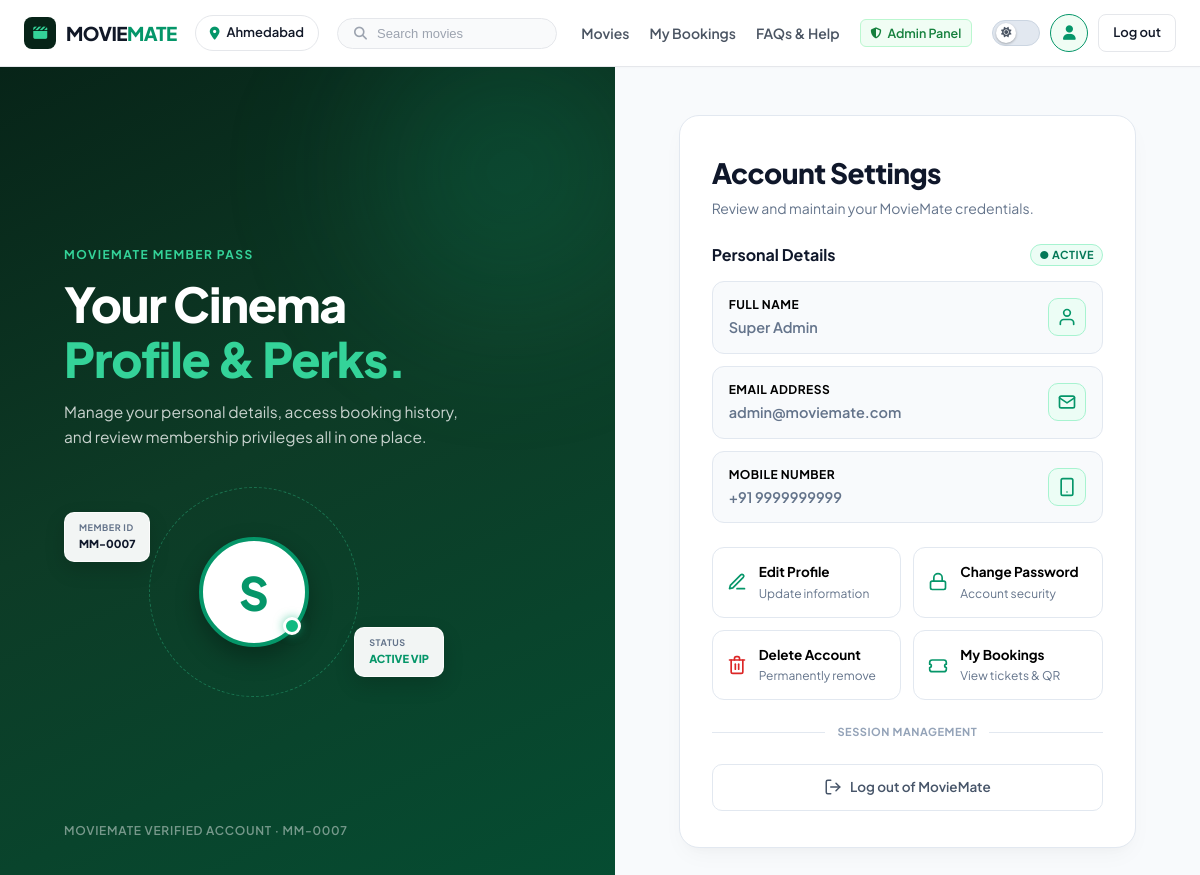
Page /profile/ (signed in) on the committed database.
### accounts/models.py (models this page shows, shortened)
class Customer(models.Model):
    ROLE_CHOICES = (
        ('client', 'Client'),
        ('admin', 'Admin'),
    )
    full_name = models.CharField(max_length=100)
    email = models.EmailField(unique=True)
    mobile = models.CharField(max_length=15)
    password = models.CharField(max_length=255)
    role = models.CharField(max_length=10, choices=ROLE_CHOICES, default='client')

### accounts/views.py (the view)
# urls.py: path("profile/", views.profile_view, name="profile"),
def profile_view(request):
    customer_id = request.session.get("customer_id")
    if not customer_id:
        return redirect("login")
    customer = Customer.objects.filter(id=customer_id).first()
    if not customer:
        request.session.flush()
        return redirect("login")
    user_bookings = Booking.objects.filter(customer=customer).select_related('showtime__movie', 'showtime__cinema').order_by('-created_at')[:6]
    return render(request, "profile.html", {
        "customer": customer,
        "user_bookings": user_bookings
    })

### accounts/templates/profile.html (shortened to what this page needs)
{% extends 'base.html' %}
{% load static %}
{% block nav_profile_active %}active{% endblock %}
{% block extra_head %}
<link rel="stylesheet" href="{% static 'accounts/css/profile.css' %}" />
{% endblock %}
{% block content %}
<main>
  <div class="profile-shell">
    <section class="profile-visual">
      <div class="profile-visual-content">
        <div class="profile-eyebrow">MOVIEMATE MEMBER PASS</div>
        <div class="profile-display">
          Your Cinema<br />
          <span>Profile &amp; Perks.</span>
        </div>
        <p class="profile-description">
          Manage your personal details, access booking history, and review membership privileges all in one place.
        </p>
        <div class="profile-stage">
          <div class="profile-floating-info info-one">
            <small>MEMBER ID</small>
            <b>MM-{{ customer.id|stringformat:"04d" }}</b>
          </div>
          <div class="profile-floating-info info-two">
            <small>STATUS</small>
            <b>ACTIVE VIP</b>
          </div>
          <div class="profile-avatar-stage">
            <div class="profile-avatar-letter">
              {{ customer.full_name|first|upper }}
            </div>
            <div class="profile-online" title="Account Active"></div>
          </div>
        </div>
      </div>
      <div class="profile-visual-bottom">
        MOVIEMATE VERIFIED ACCOUNT · MM-{{ customer.id|stringformat:"04d" }}
      </div>
    </section>
    <section class="profile-form-wrap">
      <div class="profile-form">
        <div class="profile-heading">
          <h1>Account Settings</h1>
          <p>Review and maintain your MovieMate credentials.</p>
        </div>
        <div class="account-section-title">
          <h2>Personal Details</h2>
          <span>● ACTIVE</span>
        </div>
        <div class="account-info">
          <div class="account-field">
            <div class="account-field-left">
              <label>Full Name</label>
              <div class="account-field-value">{{ customer.full_name }}</div>
            </div>
            <div class="account-field-icon">
              <svg width="20" height="20" viewBox="0 0 24 24" fill="none" stroke="currentColor" stroke-width="2" stroke-linecap="round" stroke-linejoin="round">
                <path d="M20 21v-2a4 4 0 0 0-4-4H8a4 4 0 0 0-4 4v2"></path>
                <circle cx="12" cy="7" r="4"></circle>
              </svg>
            </div>
          </div>
          <div class="account-field">
            <div class="account-field-left">
              <label>Email Address</label>
              <div class="account-field-value">{{ customer.email }}</div>
            </div>
            <div class="account-field-icon">
              <svg width="20" height="20" viewBox="0 0 24 24" fill="none" stroke="currentColor" stroke-width="2" stroke-linecap="round" stroke-linejoin="round">
                <rect x="3" y="5" width="18" height="14" rx="2"></rect>
                <polyline points="3 7 12 13 21 7"></polyline>
              </svg>
            </div>
          </div>
          <div class="account-field">
            <div class="account-field-left">
              <label>Mobile Number</label>
              <div class="account-field-value">+91 {{ customer.mobile }}</div>
            </div>
            <div class="account-field-icon">
              <svg width="20" height="20" viewBox="0 0 24 24" fill="none" stroke="currentColor" stroke-width="2" stroke-linecap="round" stroke-linejoin="round">
                <rect x="5" y="2" width="14" height="20" rx="2"></rect>
                <line x1="12" y1="18" x2="12.01" y2="18"></line>
              </svg>
            </div>
          </div>
        </div>
        <div class="profile-actions">
          <a href="{% url 'edit_profile' %}" class="profile-action">
            <svg viewBox="0 0 24 24" fill="none" stroke="currentColor" stroke-width="2" stroke-linecap="round" stroke-linejoin="round">
              <path d="M12 20h9"></path>
              <path d="M16.5 3.5a2.1 2.1 0 0 1 3 3L7 19l-4 1 1-4Z"></path>
            </svg>
            <div class="profile-action-content">
              <b>Edit Profile</b>
              <span>Update information</span>
            </div>
          </a>
          <a href="{% url 'change_password' %}" class="profile-action">
            <svg viewBox="0 0 24 24" fill="none" stroke="currentColor" stroke-width="2" stroke-linecap="round" stroke-linejoin="round">
              <rect x="3" y="11" width="18" height="10" rx="2"></rect>
              <path d="M7 11V7a5 5 0 0 1 10 0v4"></path>
            </svg>
            <div class="profile-action-content">
              <b>Change Password</b>
              <span>Account security</span>
            </div>
          </a>
          <a href="{% url 'delete_account' %}" class="profile-action profile-delete-action">
            <div class="profile-action-content">
              <b>Delete Account</b>
              <span>Permanently remove</span>
            </div>
          </a>
          <a href="{% url 'my_bookings' %}" class="profile-action">
            <svg viewBox="0 0 24 24" fill="none" stroke="currentColor" stroke-width="2" stroke-linecap="round" stroke-linejoin="round">
              <path d="M2 9a3 3 0 0 1 3-3h14a3 3 0 0 1 3 3v2a2 2 0 0 0 0 4v2a3 3 0 0 1-3 3H5a3 3 0 0 1-3-3v-2a2 2 0 0 0 0-4V9z"></path>
            </svg>
            <div class="profile-action-content">
              <b>My Bookings</b>
              <span>View tickets &amp; QR</span>
            </div>
          </a>
        </div>
        <div class="profile-divider">SESSION MANAGEMENT</div>
        <a href="{% url 'logout' %}" class="logout-button">
          <svg width="18" height="18" viewBox="0 0 24 24" fill="none" stroke="currentColor" stroke-width="2" stroke-linecap="round" stroke-linejoin="round">
            <path d="M9 21H5a2 2 0 0 1-2-2V5a2 2 0 0 1 2-2h4"></path>
            <polyline points="16 17 21 12 16 7"></polyline>
            <line x1="21" y1="12" x2="9" y2="12"></line>
          </svg>
          Log out of MovieMate
        </a>
      </div>
    </section>
  </div>
</main>
{% endblock %}

### accounts/static/accounts/css/base.css (style rules this page uses)
:root { --bg-canvas: #f8fafc; --bg-surface: #ffffff; --bg-subtle: #f9fafb; --border-color: #e5e7eb; --border-subtle: #f1f5f9; --text-primary: #111827; --text-secondary: #4b5563; --text-muted: #6b7280; --text-light: #9ca3af; --brand-primary: #072418; --brand-emerald: #059669; --brand-emerald-hover: #047857; --brand-emerald-light: #ecfdf5; --brand-emerald-border: #a7f3d0; --accent-blue: #1d4ed8; --accent-blue-light: #eff6ff; --accent-amber: #b45309; --accent-amber-light: #fffbeb; --accent-red: #dc2626; --accent-red-light: #fef2f2; --accent-red-border: #fecaca; --radius-sm: 6px; --radius-md: 8px; --radius-lg: 12px; --radius-xl: 16px; --shadow-subtle: 0 1px 3px rgba(0, 0, 0, 0.05), 0 1px 2px rgba(0, 0, 0, 0.03); --shadow-card: 0 1px 3px rgba(0, 0, 0, 0.06), 0 1px 2px rgba(0, 0, 0, 0.04); --shadow-hover: 0 10px 25px -5px rgba(0, 0, 0, 0.08), 0 8px 10px -6px rgba(0, 0, 0, 0.04); --shadow-modal: 0 25px 50px -12px rgba(0, 0, 0, 0.18); }
* { box-sizing: border-box; margin: 0; padding: 0; }
html, body { background: var(--bg-canvas); color: var(--text-secondary); font-family: 'Plus Jakarta Sans', 'Inter', -apple-system, BlinkMacSystemFont, "Segoe UI", Roboto, sans-serif; font-size: 14.5px; line-height: 1.5; -webkit-font-smoothing: antialiased; -moz-osx-font-smoothing: grayscale; }
body { min-height: 100vh; display: flex; flex-direction: column; }
main { flex: 1; }
a { color: inherit; text-decoration: none; }

### rows in the picture
Customer: id "0007", full_name|first "S", full_name "Super Admin", email "admin@moviemate.com", mobile "9999999999"
